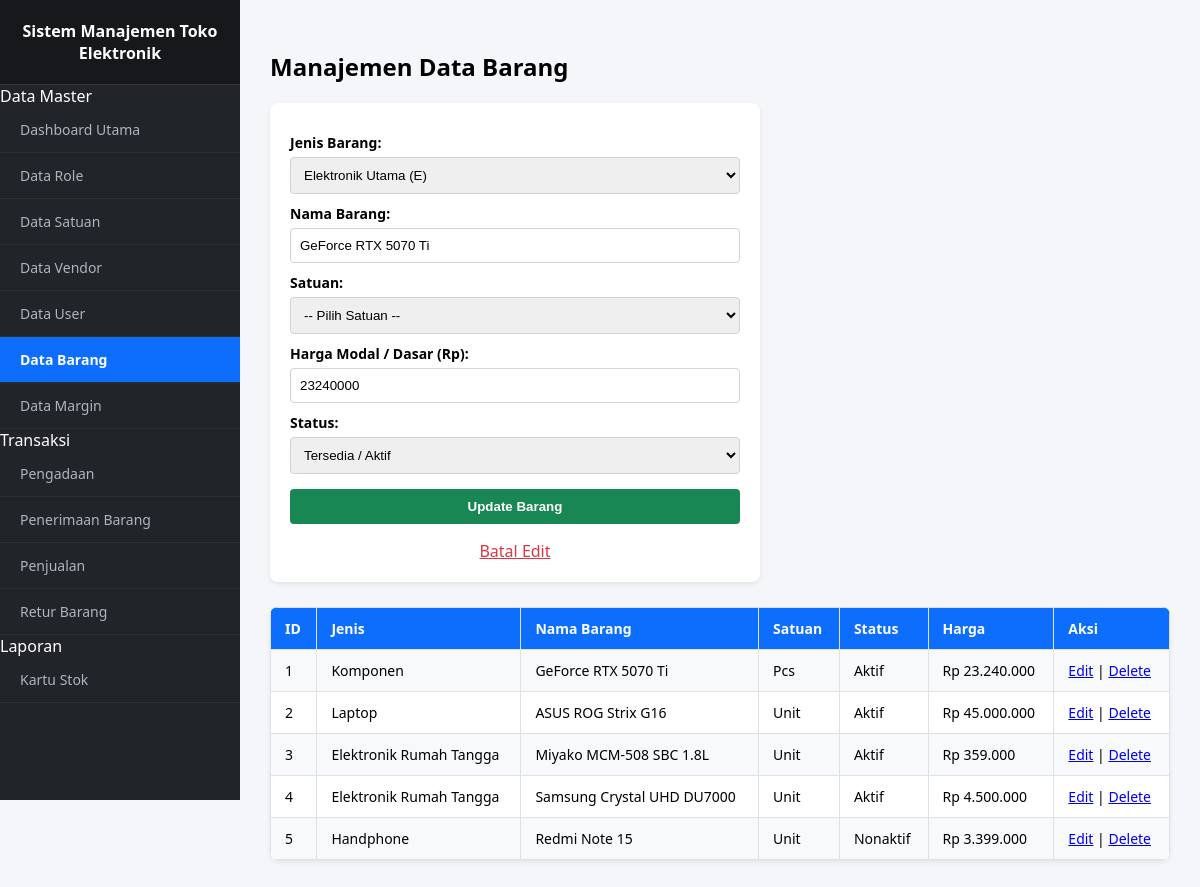
Page /barang.php?edit=1 on the committed database.
### tables this page shows
CREATE TABLE barang (
	idbarang INT NOT NULL AUTO_INCREMENT,
	jenis CHAR(1) NOT NULL,
	nama VARCHAR(45) NOT NULL,
	idsatuan INT NOT NULL,
	`status` TINYINT NOT NULL,
	harga INT NOT NULL,
	PRIMARY KEY (idbarang),
	CONSTRAINT fk_barang_satuan FOREIGN KEY (idsatuan) REFERENCES satuan(idsatuan)
	);

### bootstrap.php (called while the page is built, shortened)
<?php
spl_autoload_register(function (string $nama_class) {
    $file = __DIR__ . "/model/" . strtolower($nama_class) . ".php";
});

### model/dbconnection.php (called while the page is built, shortened)
<?php
class DBconnection {
    private ?PDO $pdo = null;
    public function init_connect(): void {
        try {
            $dsn = "mysql:host=" . Konfigurasi::DB_HOST . ";dbname=" . Konfigurasi::DB_NAME . ";charset=utf8mb4";
            $this->pdo = new PDO($dsn, Konfigurasi::DB_USER, Konfigurasi::DB_PASS, [
                PDO::ATTR_ERRMODE => PDO::ERRMODE_EXCEPTION,
                PDO::ATTR_DEFAULT_FETCH_MODE => PDO::FETCH_ASSOC
            ]);
        } catch (PDOException $e) {
            throw new DatabaseException("Koneksi database gagal: " . $e->getMessage());
        }
    }
    public function send_query(string $query, array $params = []): Respon {
        try {
            $stmt = $this->pdo->prepare($query);
            $stmt->execute($params);
            $data = ($stmt->columnCount() > 0) ? $stmt->fetchAll() : [];
            return new Respon(true, "Query berhasil dijalankan.", $data);
        } catch (PDOException $e) {
            return new Respon(false, $e->getMessage());
        }
    }
}

### model/basemodel.php (called while the page is built, shortened)
<?php
abstract class BaseModel implements Crudable {
    protected DBconnection $db;
    protected string $tabel;
    protected string $view;
    protected string $primary_key;
    public function __construct(DBconnection $db) {
        $this->db = $db;
    }
    public function find_all(): array {
        $sumber = !empty($this->view) ? $this->view : $this->tabel;
        $respon = $this->db->send_query("SELECT * FROM {$sumber}");
        return $respon->data;
    }
    public function find_by_id(int $id): ?array {
        $respon = $this->db->send_query(
            "SELECT * FROM {$this->tabel} WHERE {$this->primary_key} = ?",
            [$id]
        );
        return $respon->data[0] ?? null;
    }
}

### model/barangmodel.php (called while the page is built, shortened)
<?php
class BarangModel extends BaseModel {
    public function __construct(DBconnection $db) {
        $this->tabel       = 'barang';
        $this->view        = 'vu_master_barang';
        $this->primary_key = 'idbarang';
    }
}

### model/respon.php (called while the page is built, shortened)
<?php
class Respon {
    public function __construct(bool $status, string $message, array $data = []) {
        $this->data    = $data;
    }
}

### barang.php (the view, shortened to what this page needs)
<?php
include_once("bootstrap.php");
try {
    $db = new DBconnection();
    $barangModel = new BarangModel($db);
    $editData     = isset($_GET['edit']) ? $barangModel->find_by_id((int) $_GET['edit']) : null;
    $daftarBarang = $barangModel->find_all();
} catch (DatabaseException $e) {
    die("Kesalahan Sistem: " . $e->getMessage());
}
?>
<!DOCTYPE html>
<html lang="id">
<head>
</head>
<body>
    <?php include_once("sidebar.php"); ?>
    <div class="main-content">
        <div class="page-header">
            <h2>Manajemen Data Barang</h2>
        </div>
        <div class="card-form">
            <form method="POST">
                <label>Jenis Barang:</label>
                <select name="jenis" required>
                    <option value="E" <?= ($editData['jenis'] ?? '') == 'E' ? 'selected' : '' ?>>Elektronik Utama (E)</option>
                </select>
                <label>Nama Barang:</label>
                <input type="text" name="nama" value="<?= htmlspecialchars($editData['nama'] ?? '') ?>" required>
                <label>Satuan:</label>
                <select name="idsatuan" required>
                    <option value="">-- Pilih Satuan --</option>
                </select>
                <label>Harga Modal / Dasar (Rp):</label>
                <input type="number" name="harga" min="0" value="<?= $editData['harga'] ?? '' ?>" required>
                <label>Status:</label>
                <select name="status" required>
                    <option value="1" <?= ($editData['status'] ?? 1) == 1 ? 'selected' : '' ?>>Tersedia / Aktif</option>
                </select>
                <button type="submit"><?= $editData ? 'Update Barang' : 'Simpan Barang' ?></button>
                <?php if ($editData): ?>
                    <p style="text-align:center; margin-bottom:0;"><a href="barang.php" style="color:#dc3545;">Batal Edit</a></p>
                <?php endif; ?>
            </form>
        </div>
        <table>
            <tr>
                <th>ID</th>
                <th>Jenis</th>
                <th>Nama Barang</th>
                <th>Satuan</th>
                <th>Status</th>
                <th>Harga</th>
                <th>Aksi</th>
            </tr>
            <?php foreach ($daftarBarang as $row): ?>
            <tr>
                <td><?= $row['ID Barang'] ?? $row['idbarang'] ?></td>
                <td><?= htmlspecialchars($row['Jenis'] ?? $row['jenis']) ?></td>
                <td><?= htmlspecialchars($row['Nama'] ?? $row['nama']) ?></td>
                <td><?= htmlspecialchars($row['Satuan'] ?? $row['nama_satuan'] ?? '-') ?></td>
                <td><?= $row['Status'] ?? ($row['status'] == 1 ? 'Aktif' : 'Non-Aktif') ?></td>
                <td>Rp <?= number_format($row['Harga'] ?? $row['harga'], 0, ',', '.') ?></td>
                <td class="aksi">
                    <?php $idRow = $row['ID Barang'] ?? $row['idbarang']; ?>
                    <a href="?edit=<?= $idRow ?>" class="edit">Edit</a> |
                    <a href="?delete=<?= $idRow ?>" class="delete" onclick="return confirm('Yakin hapus barang ini?')">Delete</a>
                </td>
            </tr>
            <?php endforeach; ?>
        </table>
    </div>
</body>
</html>

### sidebar.php (shortened to what this page needs)
<?php $halaman_aktif = basename($_SERVER['PHP_SELF']); ?>
<div class="sidebar">
    <h3><?= Konfigurasi::APP_NAME ?></h3>
    <div class="sidebar-section">Data Master</div>
    <a href="index.php" class="<?= $halaman_aktif == 'index.php' ? 'active' : '' ?>">Dashboard Utama</a>
    <a href="role.php" class="<?= $halaman_aktif == 'role.php' ? 'active' : '' ?>">Data Role</a>
    <a href="satuan.php" class="<?= $halaman_aktif == 'satuan.php' ? 'active' : '' ?>">Data Satuan</a>
    <a href="vendor.php" class="<?= $halaman_aktif == 'vendor.php' ? 'active' : '' ?>">Data Vendor</a>
    <a href="user.php" class="<?= $halaman_aktif == 'user.php' ? 'active' : '' ?>">Data User</a>
    <a href="barang.php" class="<?= $halaman_aktif == 'barang.php' ? 'active' : '' ?>">Data Barang</a>
    <a href="margin_penjualan.php" class="<?= $halaman_aktif == 'margin_penjualan.php' ? 'active' : '' ?>">Data Margin</a>
    <div class="sidebar-section">Transaksi</div>
        <a href="pengadaan.php" class="<?= $halaman_aktif == 'pengadaan.php' ? 'active' : '' ?>">Pengadaan</a>
        <a href="penerimaan.php" class="<?= $halaman_aktif == 'penerimaan.php' ? 'active' : '' ?>">Penerimaan Barang</a>
        <a href="penjualan.php" class="<?= $halaman_aktif == 'penjualan.php' ? 'active' : '' ?>">Penjualan</a>
        <a href="retur.php" class="<?= $halaman_aktif == 'retur.php' ? 'active' : '' ?>">Retur Barang</a>
        <div class="sidebar-section">Laporan</div>
        <a href="kartu_stok.php" class="<?= $halaman_aktif == 'kartu_stok.php' ? 'active' : '' ?>">Kartu Stok</a>
</div>

### sidebar.php (style rules this page uses)
body { font-family: 'Segoe UI', Arial, sans-serif; margin: 0; display: flex; min-height: 100vh; background-color: #f4f6f9; }
.sidebar { width: 240px; background-color: #212529; color: white; position: fixed; height: 100vh; overflow-y: auto; }
.sidebar h3 { text-align: center; padding: 20px 10px; margin: 0; background-color: #16181b; border-bottom: 1px solid #343a40; font-size: 16px; }
.sidebar a { display: block; color: #adb5bd; padding: 13px 20px; text-decoration: none; border-bottom: 1px solid #2c3034; font-size: 14px; }
.sidebar a.active { background-color: #0d6efd; color: white; font-weight: bold; }
.main-content { margin-left: 240px; padding: 30px; width: 100%; }
.card-form { background: white; padding: 20px; border-radius: 8px; box-shadow: 0 2px 5px rgba(0,0,0,0.08); max-width: 450px; margin-bottom: 25px; }
label { font-weight: 600; font-size: 14px; display: block; margin-top: 10px; }
input[type="text"], input[type="password"], input[type="number"], select { width: 100%; padding: 9px; margin-top: 5px; border: 1px solid #ced4da; border-radius: 4px; box-sizing: border-box; }
button { margin-top: 15px; padding: 10px; background-color: #198754; color: white; border: none; border-radius: 4px; cursor: pointer; font-weight: bold; width: 100%; }
table { width: 100%; border-collapse: collapse; background: white; box-shadow: 0 2px 5px rgba(0,0,0,0.08); border-radius: 8px; overflow: hidden; }
th, td { border: 1px solid #dee2e6; padding: 11px 14px; text-align: left; font-size: 14px; }
th { background-color: #0d6efd; color: white; }
tr:nth-child(even) { background-color: #f8f9fa; }

### rows in the picture
barang: nama "GeForce RTX 5070 Ti", harga "23240000", status "Tersedia / Aktif"

### other values in the picture
Konfigurasi::APP_NAME "Sistem Manajemen Toko Elektronik"
$row['ID Barang'] "1"
$row['Jenis'] "Komponen"
$row['Nama'] "GeForce RTX 5070 Ti"
$row['Satuan'] "Pcs"
$row['Status'] "Aktif"
$row['Harga'] "23.240.000"
$row['ID Barang'] "2"
$row['Jenis'] "Laptop"
$row['Nama'] "ASUS ROG Strix G16"
$row['Satuan'] "Unit"
$row['Harga'] "45.000.000"
$row['ID Barang'] "3"
$row['Jenis'] "Elektronik Rumah Tangga"
$row['Nama'] "Miyako MCM-508 SBC 1.8L"
